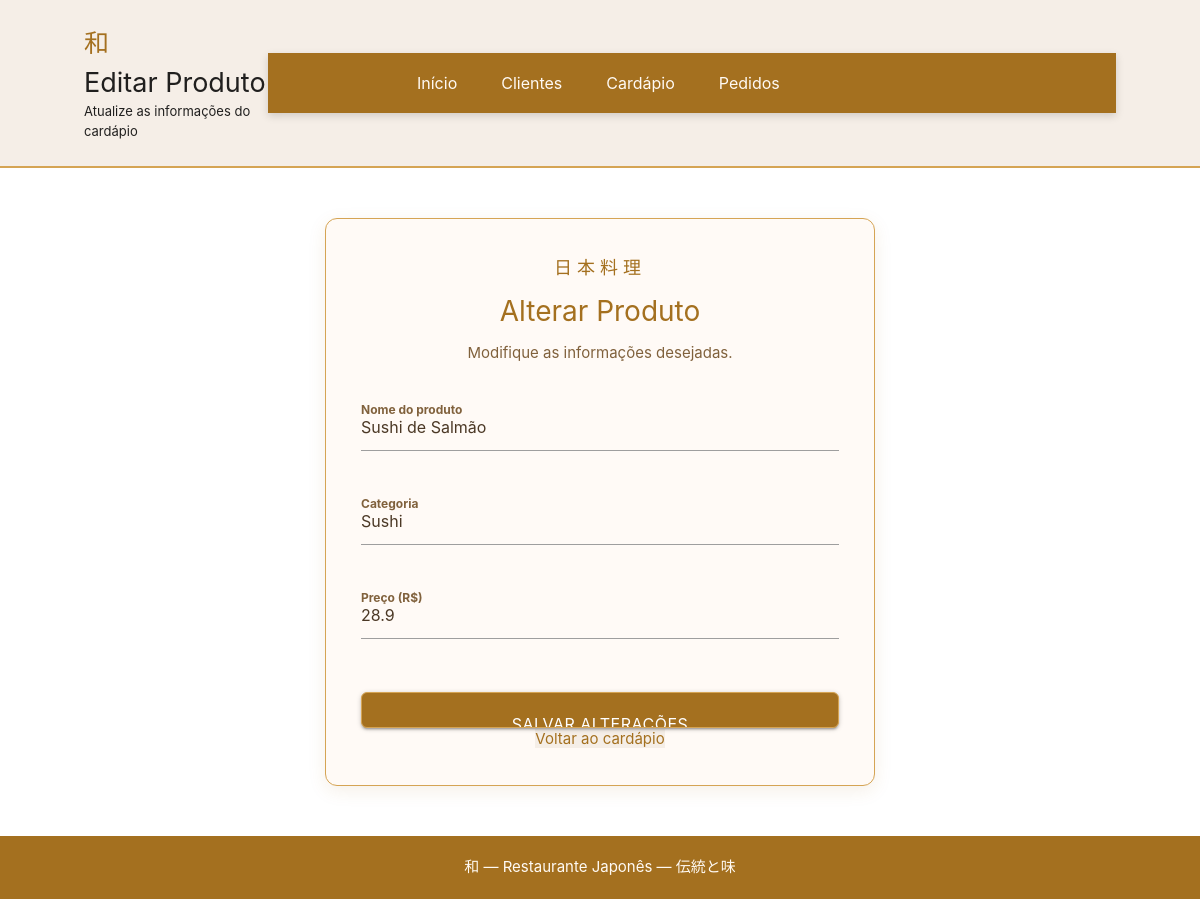
The page /editar_produto/1 on the database its author committed.
### tables this page shows
CREATE TABLE produtos (
            id INTEGER PRIMARY KEY AUTOINCREMENT,
            nome TEXT NOT NULL,
            categoria TEXT NOT NULL,
            preco REAL NOT NULL
        );

### app.py (the view, shortened to what this page needs)
@app.route("/editar_produto/<int:id>", methods=["GET", "POST"])
def editar_produto(id):
    conexao = conectar()
    cursor = conexao.cursor()
    cursor.execute("SELECT * FROM produtos WHERE id = ?", (id,))
    produto = cursor.fetchone()
    conexao.close()
    return render_template("editar_produto.html", produto=produto)

### banco.py (called while the page is built)
def conectar():
    return sqlite3.connect("restaurante.db")

### templates/editar_produto.html (shortened to what this page needs)
<!DOCTYPE html>
<html lang="pt-br">
<head>
    <link rel="stylesheet" href="https://cdnjs.cloudflare.com/ajax/libs/materialize/1.0.0/css/materialize.min.css">
    <link rel="stylesheet" href="{{ url_for('static', filename='style.css') }}">
</head>
<body>
    <header class="topo-japones">
        <div class="logo-japones">
            <span class="simbolo">和</span>
            <h1>Editar Produto</h1>
            <p>Atualize as informações do cardápio</p>
        </div>
        <nav class="nav-japones">
            <div class="nav-wrapper container">
                <ul class="center">
                    <li><a href="/">Início</a></li>
                    <li><a href="/clientes">Clientes</a></li>
                    <li><a href="/produtos">Cardápio</a></li>
                    <li><a href="/pedidos">Pedidos</a></li>
                </ul>
            </div>
        </nav>
    </header>
    <main class="formulario-produto container">
        <div class="caixa-formulario-produto">
            <span class="decoracao-produto-form">日本料理</span>
            <h2>Alterar Produto</h2>
            <p>Modifique as informações desejadas.</p>
            <form action="/editar_produto/{{ produto[0] }}" method="POST">
                <div class="input-field">
                    <input
                        type="text"
                        id="nome"
                        name="nome"
                        value="{{ produto[1] }}"
                        required
                    >
                    <label for="nome" class="active">Nome do produto</label>
                </div>
                <div class="input-field">
                    <input
                        type="text"
                        id="categoria"
                        name="categoria"
                        value="{{ produto[2] }}"
                        required
                    >
                    <label for="categoria" class="active">Categoria</label>
                </div>
                <div class="input-field">
                    <input
                        type="number"
                        id="preco"
                        name="preco"
                        step="0.01"
                        min="0.01"
                        value="{{ produto[3] }}"
                        required
                    >
                    <label for="preco" class="active">Preço (R$)</label>
                </div>
                <button type="submit" class="btn waves-effect waves-light botao-formulario">
                    Salvar alterações
                </button>
            </form>
            <a href="/produtos" class="voltar-produtos">
                Voltar ao cardápio
            </a>
        </div>
    </main>
    <footer class="rodape-japones">
        <p>和 — Restaurante Japonês — 伝統と味</p>
    </footer>
</body>
</html>

### static/style.css (style rules this page uses)
.topo-japones { background-color: #f5eee7; padding: 25px 7%; display: flex; align-items: center; justify-content: space-between; border-bottom: 2px solid #d5a454; }
.logo-japones { text-align: left; }
.simbolo { color: #a4701f; font-size: 25px; }
.logo-japones h1 { font-size: 27px; margin: 5px 0; }
.logo-japones p { font-size: 13px; margin: 0; }
.rodape-japones { background-color: #a4701f; color: #f5eee7; padding: 20px; text-align: center; margin-top: 60px; }
.formulario-produto { width: 90%; max-width: 550px; margin: 50px auto; }
.caixa-formulario-produto { background-color: #fffaf6; border: 1px solid #d5a454; border-radius: 12px; padding: 35px; text-align: center; box-shadow: 0 5px 18px rgba(164, 112, 31, 0.10); }
.decoracao-produto-form { color: #a4701f; letter-spacing: 5px; font-size: 18px; }
.caixa-formulario-produto h2 { margin: 15px 0; color: #a4701f; font-size: 28px; }
.caixa-formulario-produto > p { color: #80613c; margin-bottom: 25px; }
.caixa-formulario-produto form { display: flex; flex-direction: column; text-align: left; gap: 10px; }
.caixa-formulario-produto label { color: #80613c; font-weight: bold; margin-top: 10px; }
.caixa-formulario-produto input { width: 100%; padding: 13px; border: 1px solid #d5a454; border-radius: 6px; background-color: #fff; color: #4b3825; font-size: 15px; }
.caixa-formulario-produto button { margin-top: 20px; padding: 13px; background-color: #a4701f; color: white; border: 1px solid #d5a454; border-radius: 6px; font-size: 16px; cursor: pointer; }
.voltar-produtos { margin-top: 20px; background-color: #f5eee7; color: #a4701f; }
.nav-japones { background-color: #a4701f; height: 60px; line-height: 60px; box-shadow: 0 3px 8px rgba(0, 0, 0, 0.15); }
.nav-japones ul { margin: 0; }
.nav-japones ul li { margin: 0; }
.nav-japones ul li a { background: transparent; border: none; border-radius: 0; color: #fffaf4; font-size: 16px; padding: 0 22px; }
.rodape-japones { margin-top: 50px; padding: 20px; background-color: #a4701f; color: #fffaf4; text-align: center; }
.rodape-japones p { margin: 0; }

### rows shown on the page
produtos: nome "Sushi de Salmão", categoria "Sushi", preco "28.9"
